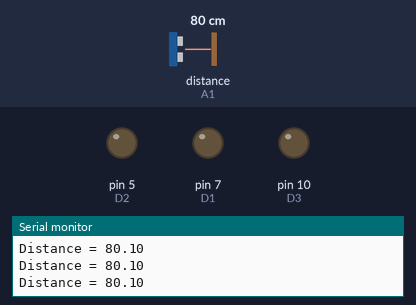
The sketch below on a simulated Arduino Uno, built with avr-gcc and run on an emulated ATmega328P. On the bench: output pins drawn as LEDs (lit = HIGH), the last lines printed to the serial monitor. Wiring (inferred from the names in the program): ultrasonic range finder: trigger A0; echo A1. The inputs (shaded band) are chosen by the test bench; at power-on: distance to the obstacle (sensor on A1) 80 cm. The echo pulse lasts 58.3 µs per cm; pins used as bus, display or sensor lines are not drawn.

Above: at 1.2 s.
1.3 s: distance to the obstacle (sensor on A1) set to 29 cm
4.3 s: distance to the obstacle (sensor on A1) set to 23 cm
At 4.8 s:
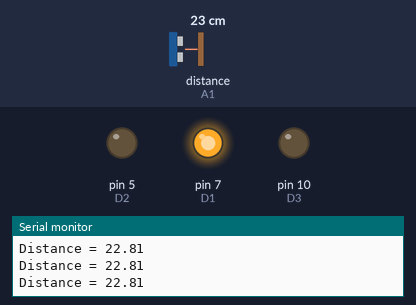
5.8 s: distance to the obstacle (sensor on A1) set to 12 cm
7.3 s: distance to the obstacle (sensor on A1) set to 9 cm
At 8.0 s:
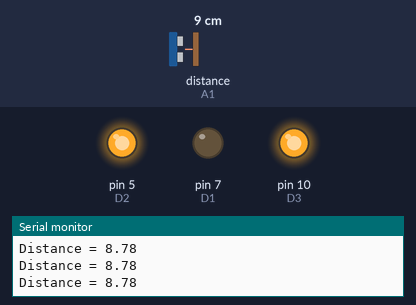
8.8 s: distance to the obstacle (sensor on A1) set to 18 cm
At 9.3 s:
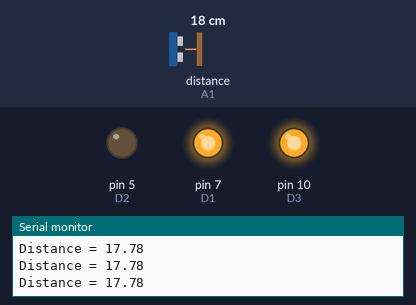
10.3 s: distance to the obstacle (sensor on A1) set to 35 cm
At 11.6 s:
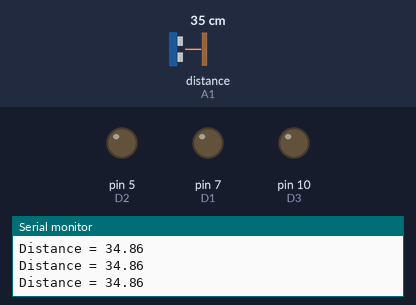
Timing chart, 0 to 12.8 s (numbered marks = the images above; inputs shaded):
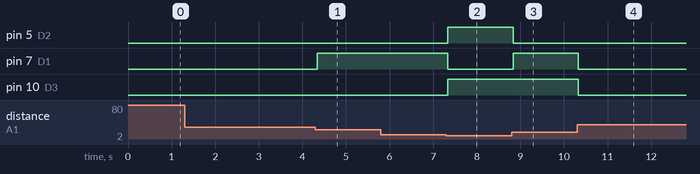

Measured:
- the behaviour switches between 26 and 25 cm on distance to the obstacle (sensor on A1) (found by bisection; images 0 and 1)
- the behaviour switches between 11 and 10 cm on distance to the obstacle (sensor on A1) (found by bisection; images 1 and 2)
- after the input at 4.3 s, pin 7 (D1): LOW → HIGH at once
- after the input at 7.3 s, pin 5 (D2), pin 10 (D3): LOW → HIGH at once; pin 7 (D1): HIGH → LOW at once
- after the input at 8.8 s, pin 5 (D2): HIGH → LOW at once; pin 7 (D1): LOW → HIGH at once
- after the input at 10.3 s, pin 7 (D1), pin 10 (D3): HIGH → LOW at once

The sketch:

follow.ino
```cpp
#define Trig A0
#define Echo A1
float distance;
float cm;

//Line order test function of trolley wheel
int D1 = 7;//right motor Definition of IO port
int D2 = 5;
int D3 = 10;//left motor Definition of IO port
int D4 = 9;
int speedLeft =180;
int speedRight =180;

//Function initialization
void setup()
{
   Serial.begin(9600);
   pinMode(D1, OUTPUT);
   pinMode(D2, OUTPUT);
   pinMode(D3, OUTPUT);
   pinMode(D4, OUTPUT);
   pinMode(Trig, OUTPUT);
   pinMode(Echo, INPUT);
}

//Principal function
void loop()
{
   cm = GetDistance();
   if(cm > 10 && cm <25){
   Forward();
   }
   else if(cm >25 || cm <5){
     Stop();
   }
   else if(cm <= 10){
    Backward();
   }
}

float GetDistance()
{
    // Send a low short pulse to Trig to trigger the ranging
  digitalWrite(Trig, LOW); //Send a low level to Trig
  delayMicroseconds(2);
  digitalWrite(Trig, HIGH);
  delayMicroseconds(10);
  digitalWrite(Trig, LOW);
  distance = pulseIn(Echo, HIGH) / 58.00;
  Serial.print("Distance = ");
  Serial.println(distance);//The serial output distance is converted into cm
  return distance;
}

void Forward()
{
  digitalWrite(D1, speedRight);
  analogWrite(D2, LOW);
  analogWrite(D4, speedLeft);
}
void Backward()
{
  digitalWrite(D1, LOW);
  digitalWrite(D2, HIGH);
  digitalWrite(D3, HIGH);
  digitalWrite(D4, LOW);
}
void TurnLeft()
{
  digitalWrite(D1, HIGH);
  digitalWrite(D2, LOW);
  digitalWrite(D3, HIGH);
  digitalWrite(D4, LOW);
}
void TurnRight()
{
  digitalWrite(D1, LOW);
  digitalWrite(D2, HIGH);
  digitalWrite(D3, LOW);
  digitalWrite(D4, HIGH);
}
void Stop()
{
  digitalWrite(D1, LOW);
  digitalWrite(D2, LOW);
  digitalWrite(D3, LOW);
  digitalWrite(D4, LOW);
}
```
